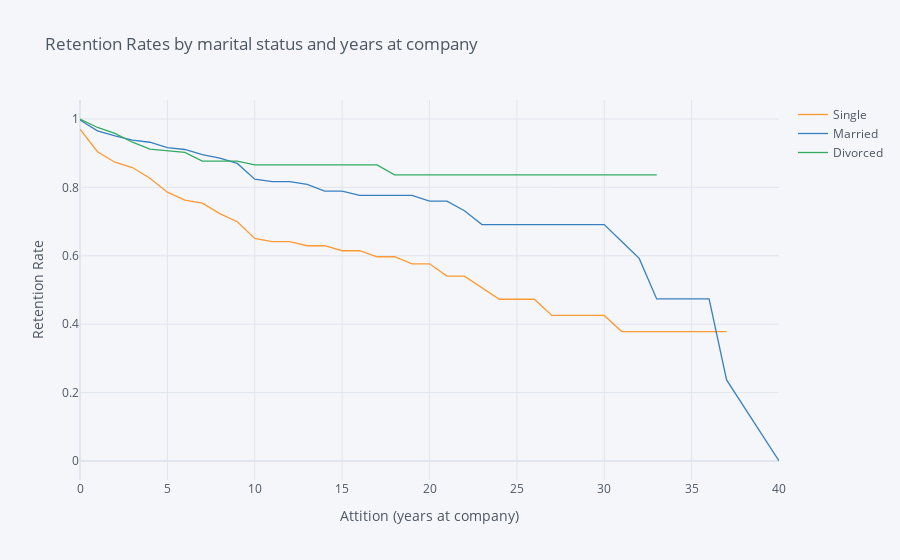

Notebook cell for this chart:
### Markdown cell above
## 4. Let's switch to looking at retention rates from another demographic perspective: marital status. Generate and plot survival curves for the different marital statuses by number of years at the company.

### Code cell
rates=survival(data, 'MaritalStatus', 'YearsAtCompany', 'Attrition')

rates.iplot(kind='line', xTitle='Attition (years at company)', yTitle='Retention Rate',
            title='Retention Rates by marital status and years at company')

### Figure 1 — Plotly figure (JSON) as saved in the notebook; plotly's stock layout.template omitted (floating-point values rounded to 4 significant figures)
{"data": [{"line": {"color": "rgba(255, 153, 51, 1.0)", "dash": "solid", "shape": "linear", "width": 1.3}, "mode": "lines", "name": "Single", "text": "", "type": "scatter", "x": [0, 1, 2, 3, 4, 5, 6, 7, 8, 9, 10, 11, 12, 13, 14, 15, 16, 17, 18, 19, 20, 21, 22, 23, 24, 25, 26, 27, 29, 30, 31, 32, 33, 34, 36, 37, 40], "y": [0.9702, 0.9044, 0.8736, 0.8581, 0.8268, 0.7861, 0.7628, 0.754, 0.7234, 0.6997, 0.6507, 0.6413, 0.6413, 0.6294, 0.6294, 0.6148, 0.6148, 0.5972, 0.5972, 0.5766, 0.5766, 0.5406, 0.5406, 0.5068, 0.473, 0.473, 0.473, 0.4257, 0.4257, 0.4257, 0.3784, 0.3784, 0.3784, 0.3784, 0.3784, 0.3784, ""]}, {"line": {"color": "rgba(55, 128, 191, 1.0)", "dash": "solid", "shape": "linear", "width": 1.3}, "mode": "lines", "name": "Married", "text": "", "type": "scatter", "x": [0, 1, 2, 3, 4, 5, 6, 7, 8, 9, 10, 11, 12, 13, 14, 15, 16, 17, 18, 19, 20, 21, 22, 23, 24, 25, 26, 27, 29, 30, 31, 32, 33, 34, 36, 37, 40], "y": [0.997, 0.9654, 0.9506, 0.9381, 0.932, 0.9164, 0.9109, 0.8958, 0.8858, 0.8702, 0.8239, 0.817, 0.817, 0.8086, 0.7894, 0.7894, 0.7768, 0.7768, 0.7768, 0.7768, 0.7599, 0.7599, 0.7318, 0.6911, 0.6911, 0.6911, 0.6911, 0.6911, 0.6911, 0.6911, 0.6418, 0.5924, 0.4739, 0.4739, 0.4739, 0.237, 0]}, {"line": {"color": "rgba(50, 171, 96, 1.0)", "dash": "solid", "shape": "linear", "width": 1.3}, "mode": "lines", "name": "Divorced", "text": "", "type": "scatter", "x": [0, 1, 2, 3, 4, 5, 6, 7, 8, 9, 10, 11, 12, 13, 14, 15, 16, 17, 18, 19, 20, 21, 22, 23, 24, 25, 26, 27, 29, 30, 31, 32, 33, 34, 36, 37, 40], "y": [1, 0.9752, 0.9581, 0.9321, 0.9122, 0.9078, 0.9021, 0.8769, 0.8769, 0.8769, 0.8657, 0.8657, 0.8657, 0.8657, 0.8657, 0.8657, 0.8657, 0.8657, 0.8368, 0.8368, 0.8368, 0.8368, 0.8368, 0.8368, 0.8368, 0.8368, 0.8368, 0.8368, 0.8368, 0.8368, 0.8368, 0.8368, 0.8368, "", "", "", ""]}], "layout": {"legend": {"bgcolor": "#F5F6F9", "font": {"color": "#4D5663"}}, "paper_bgcolor": "#F5F6F9", "plot_bgcolor": "#F5F6F9", "title": {"font": {"color": "#4D5663"}, "text": "Retention Rates by marital status and years at company"}, "xaxis": {"gridcolor": "#E1E5ED", "showgrid": true, "tickfont": {"color": "#4D5663"}, "title": {"font": {"color": "#4D5663"}, "text": "Attition (years at company)"}, "zerolinecolor": "#E1E5ED"}, "yaxis": {"gridcolor": "#E1E5ED", "showgrid": true, "tickfont": {"color": "#4D5663"}, "title": {"font": {"color": "#4D5663"}, "text": "Retention Rate"}, "zerolinecolor": "#E1E5ED"}}}
